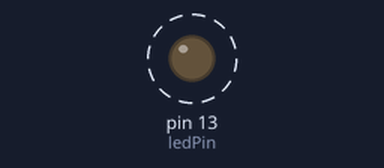
Bench run of a sketch on a simulated Arduino Uno, built with avr-gcc and run on an emulated ATmega328P. Shown: output pins drawn as LEDs (lit = HIGH). Dashed ring = blinking. No radio packets arrive unless stated; what the sketch prints to the serial monitor is not drawn.

Above: at 1.0 s.
Timing chart, 0 to 4.7 s (numbered marks = the images above):
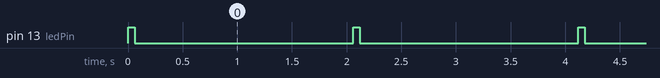

The sketch:

transmissor_onibus.ino
```cpp
#include <VirtualWire.h>

const int ledPin = 13;
char Valor_CharMsg[4];
int linha = 1; //Dado a ser enviado

void setup() {
  Serial.begin(9600);
  pinMode(ledPin,OUTPUT);
  vw_set_tx_pin(4); //Pino ligado ao pino DATA do transmissor RF
  vw_setup(1000);   //Velocidade de comunicacao (bits por segundo)
}

void loop() {
  itoa(linha,Valor_CharMsg,10); //Converte valor para envio
  digitalWrite(13, true); //Liga o led da porta 13 para indicar envio dos dados

  vw_send((uint8_t *)Valor_CharMsg, strlen(Valor_CharMsg)); //transmite o dado
  vw_wait_tx(); //Aguarda envio do dado

  digitalWrite(13, false); //Desliga o led da porta 13 ao final da transmissao
  Serial.print("Valor enviado: ");
  Serial.println(Valor_CharMsg);

  delay(2000);
}
```

Measured:
- by itself, pin 13 (ledPin): alternates HIGH for 0.06 s and LOW for 2.0 s
